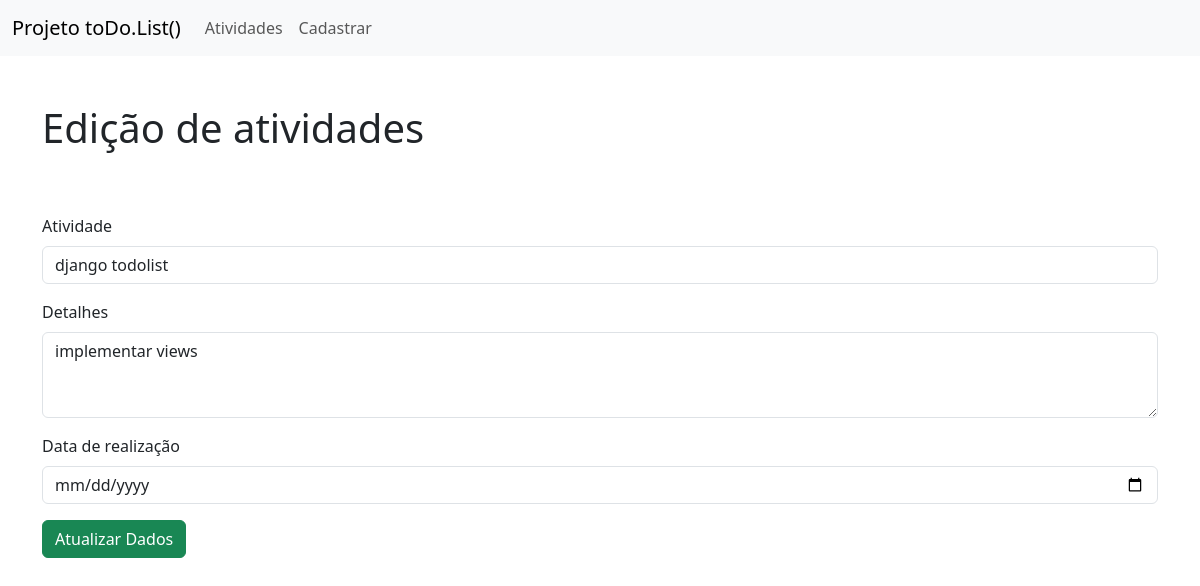
The page /atualizacao/3/ on the database as committed earlier.
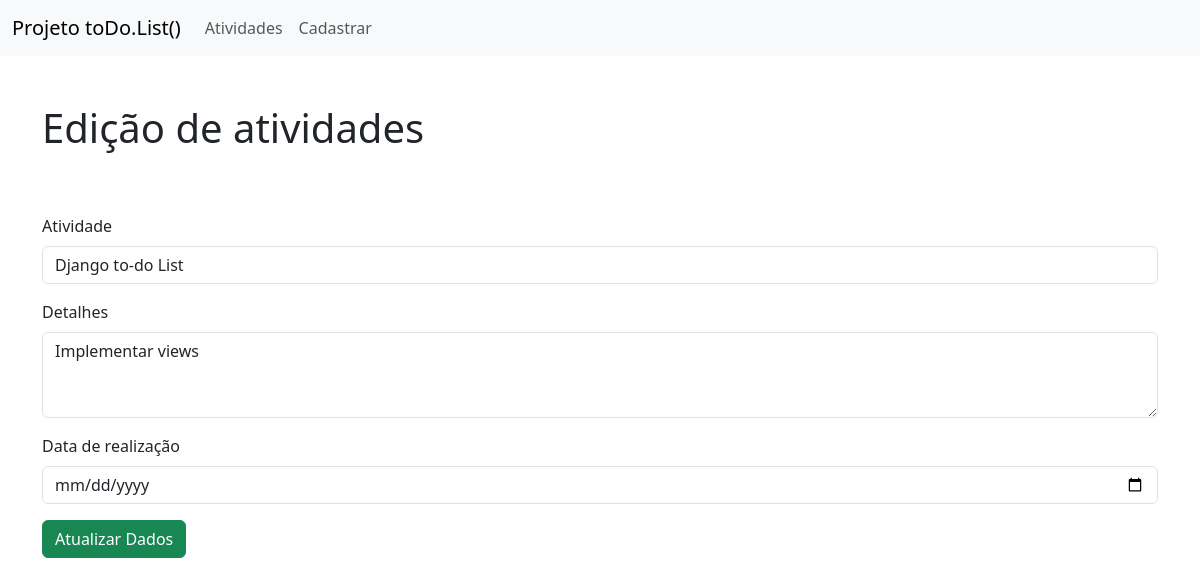
The same page on the database as committed later.
### core/models.py (models this page shows, shortened)
class AtividadeModel(models.Model):
    id = models.IntegerField().primary_key
    atividade = models.CharField(max_length=50)
    detalhes = models.CharField(max_length=500)
    data = models.DateField()
    cadastrado_em = models.DateTimeField(
        verbose_name='cadastrado em',
        auto_now_add=False, auto_now=True
    )
    class Meta:
        verbose_name_plural = 'Atividades'
        verbose_name = 'Atividade'
        ordering = ('data','cadastrado_em')

### core/views.py (the view)
# urls.py: path('atualizacao/<str:id>/', views.atualizacao, name='atualizacao'),
def atualizacao(request, id):
     atividade = AtividadeModel.objects.get(pk=id)
     return render(request,'atualizacao.html', {'form': atividade})

### core/templates/atualizacao.html (shortened to what this page needs)
<!DOCTYPE html>
<html lang="pt-br">
<head>
    <link href="https://cdn.jsdelivr.net/npm/bootstrap@5.3.0-alpha3/dist/css/bootstrap.min.css" rel="stylesheet">
</head>
<body>
  <header>
      <nav class="navbar navbar-expand-lg bg-body-tertiary">
          <div class="container-fluid">
            <a class="navbar-brand" href="">Projeto toDo.List()</a>
            <div class="collapse navbar-collapse" id="navbarNavAltMarkup">
              <div class="navbar-nav">
                <a class="nav-link" href="{% url 'index' %}">Atividades</a>
                <a class="nav-link" href="{% url 'cadastro' %}">Cadastrar</a>
              </div>
            </div>
          </div>
        </nav>
  </header>
    <div class="container">
      <h1 class="mt-5"> Edição de atividades </h1>
      <form action="{% url 'editar' %}" method="POST"> {% csrf_token %}
        <div class="mb-3">
          <label for="exampleFormControlInput1" class="form-label">Atividade</label>
          <input type="text" name="atividade" value="{{form.atividade}}" class="form-control" id="exampleFormControlInput1">
        </div>
        <div class="mb-3">
          <label for="exampleFormControlTextarea1" class="form-label">Detalhes</label>
          <textarea class="form-control" name="detalhes" id="exampleFormControlTextarea1" rows="3" placeholder="">{{form.detalhes}}</textarea>
        </div>
        <div class="mb-3">
          <label for="exampleFormControlInput1" class="form-label">Data de realização</label>
          <input type="date" name="data" class="form-control" id="exampleFormControlInput1">
        </div>
        <div class="col-12">
          <button class="btn btn-success" type="submit">Atualizar Dados</button>
        </div>
      </form>
    </div>
</body>
</html>

Rows that differ between the two databases and show on the page:
changed AtividadeModel: atividade "django todolist" → "Django to-do List"; detalhes "implementar views" → "Implementar views"
